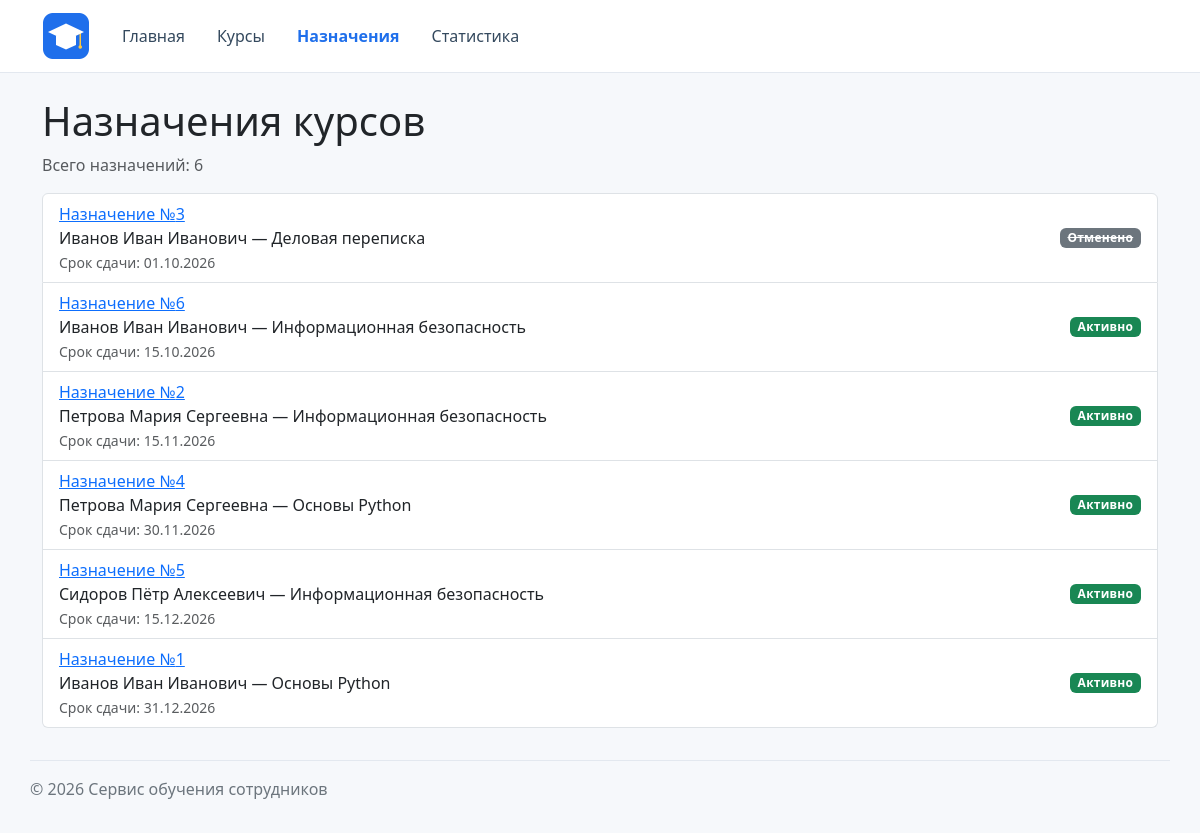
The app's page /enrollments/ with its own data.
### enrollments/views.py (the view)
# urls.py: path("", views.enrollments, name="list"),
def enrollments(request):
    enrollments_list = fetch_all(
        """
        SELECT
            enrollments.id,
            strftime('%d.%m.%Y', enrollments.deadline) AS deadline,
            enrollments.is_cancelled,
            courses.title AS course_title,
            employees.full_name AS employee_name
        FROM enrollments
        JOIN courses ON enrollments.course_id = courses.id
        JOIN employees ON enrollments.employee_id = employees.id
        ORDER BY enrollments.deadline
        """
    )
    context = {
        "enrollments": enrollments_list,
    }
    return render(request, "enrollments/enrollment_list.html", context)

### db/database.py (called while the page is built)
def get_connection(db_path=DB_PATH):
    conn = sqlite3.connect(db_path)
    conn.execute("PRAGMA foreign_keys = ON")
    return conn

def fetch_all(sql, params=(), db_path=DB_PATH):
    conn = get_connection(db_path)
    conn.row_factory = sqlite3.Row
    try:
        return conn.execute(sql, params).fetchall()
    finally:
        conn.close()

### enrollments/templates/enrollments/enrollment_list.html (shortened to what this page needs)
{% extends "base.html" %}
{% block content %}
    <h1>Назначения курсов</h1>
    <p class="text-muted">Всего назначений: {{ enrollments|length }}</p>
    <ul class="list-group">
        {% for enrollment in enrollments %}
            <li class="list-group-item enrollment-item d-flex justify-content-between align-items-center">
                <div>
                    <a href="{% url 'enrollments:detail' enrollment.id %}">
                        Назначение №{{ enrollment.id }}
                    </a>
                    <div>
                        {{ enrollment.employee_name }} — {{ enrollment.course_title }}
                    </div>
                    <small class="text-muted">
                        Срок сдачи: {{ enrollment.deadline }}
                    </small>
                </div>
                {% include "enrollments/includes/enrollment_status.html" %}
            </li>
        {% empty %}
            <li class="list-group-item">Назначения не найдены.</li>
        {% endfor %}
    </ul>
{% endblock %}

### enrollments/templates/enrollments/includes/enrollment_status.html
{% if enrollment.is_cancelled %}
    <span class="badge bg-secondary enrollment-status enrollment-status-cancelled">
        Отменено
    </span>
{% else %}
    <span class="badge bg-success enrollment-status enrollment-status-active">
        Активно
    </span>
{% endif %}

### homepage/static/homepage/css/style.css (style rules this page uses)
body { min-height: 100vh; display: flex; flex-direction: column; background-color: #f6f8fb; }
.enrollment-status { font-weight: 600; letter-spacing: 0.02em; }
.enrollment-status-cancelled { text-decoration: line-through; }

### records on screen
courses: id "3", employee_name "Иванов Иван Иванович", course_title "Деловая переписка", deadline "01.10.2026", shows "Отменено"
courses: id "6", employee_name "Иванов Иван Иванович", course_title "Информационная безопасность", deadline "15.10.2026", shows "Активно"

### other values on screen
{{ enrollments|length }} "6"
{{ enrollment.id }} "2" "4" "5" "1"
{{ enrollment.employee_name }} "Петрова Мария Сергеевна" "Петрова Мария Сергеевна" "Сидоров Пётр Алексеевич" "Иванов Иван Иванович"
{{ enrollment.course_title }} "Информационная безопасность" "Основы Python" "Информационная безопасность" "Основы Python"
{{ enrollment.deadline }} "15.11.2026" "30.11.2026" "15.12.2026" "31.12.2026"
